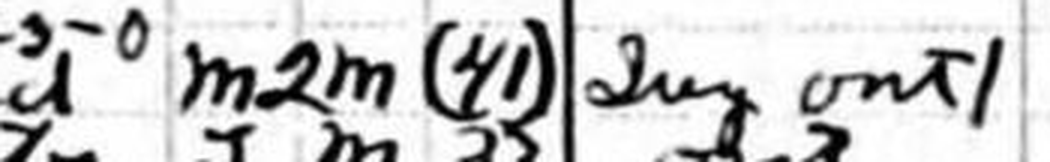
#> input picture data/_test_fixtures/_check_1921_r14_sex_context.png, 1050 x 162 px; its folder holds only this picture in this run
$ python preprocessing_profile_comparison.py ../data/_test_fixtures/_check_1921_r14_sex_context.png
#> lines starting #> are read from the running program, lines starting #| are printed output that depends on the picture
### core/image_preprocessing.py
"""
Image preprocessing for the assessment tool - test-only, applied to a
copy of the source image, never the original file on disk.

Built 2026-07-11 after Florence-2's <OCR_WITH_REGION> test showed the
worst-performing content all session was dense small print (the
registrar stamp read as "REGISTER CEMTAL"/"REGREATIAR CEMPAL" instead
of "Registrar-General") - worth testing whether that's an image-quality
ceiling separate from model capability or prompting, before concluding
anything more from further model/prompt iteration on the same
unmodified source image.

Every function here takes a PIL Image and returns a NEW PIL Image -
none of them mutate the input in place. Steps are independent and
toggleable via a named PREPROCESSING_PROFILES dict rather than one
fixed pipeline, since a blind "clean everything" transform could easily
help one kind of content (small stamped text) while hurting another
(handwriting) on the same image - consistent with this project's
practice of testing changes independently rather than bundling them and
losing the ability to tell what actually helped.
"""

from __future__ import annotations

import numpy as np
from PIL import Image, ImageEnhance, ImageFilter, ImageOps


def enhance_contrast(image: Image.Image, factor: float = 1.5) -> Image.Image:
    """factor > 1.0 increases contrast. Returns a new image."""
    return ImageEnhance.Contrast(image).enhance(factor)


def sharpen(image: Image.Image, factor: float = 2.0) -> Image.Image:
    """factor > 1.0 increases sharpness. Returns a new image."""
    return ImageEnhance.Sharpness(image).enhance(factor)


def denoise(image: Image.Image, radius: float = 1.0) -> Image.Image:
    """
    Mild smoothing to reduce scan noise/grain before other steps -
    kept gentle (small default radius) since aggressive denoising can
    blur exactly the fine handwriting detail we're trying to preserve.
    """
    return image.filter(ImageFilter.MedianFilter(size=3))


def grayscale(image: Image.Image) -> Image.Image:
    """
    Converts to grayscale, then back to RGB (3-channel) so the output
    stays compatible with every loader's RGB expectation - the visual
    content is grayscale, but the tensor shape models expect is
    unchanged. Do not skip the RGB conversion step.
    """
    return ImageOps.grayscale(image).convert("RGB")


def upscale(image: Image.Image, factor: float = 2.0) -> Image.Image:
    """
    Upscales using LANCZOS resampling (best quality for upscaling,
    slower than nearest/bilinear but this is a one-off preprocessing
    step, not a hot loop). Motivated by SmolVLM2's confirmed ~1536px
    effective ceiling and Florence-2's smaller native tile size -
    upscaling a small source image before it reaches the model's own
    internal downsampling may preserve more fine detail than letting
    each model's own (varying, sometimes low) native resolution handle
    it cold.
    """
    new_size = (int(image.width * factor), int(image.height * factor))
    return image.resize(new_size, Image.LANCZOS)


def autocontrast(image: Image.Image, cutoff: float = 1.0) -> Image.Image:
    """
    Stretches the histogram so the darkest/lightest pixels hit true
    black/white, clipping `cutoff` percent from each end to avoid
    outlier pixels (dust specks, scan artifacts) dominating the
    stretch. Different mechanism from enhance_contrast (which scales
    around the existing midpoint) - autocontrast can help faded scans
    where the whole image sits in a narrow gray band.
    """
    return ImageOps.autocontrast(image, cutoff=cutoff)


# Named, independently-testable combinations. "none" is an explicit
# identity profile (not just the absence of a selection) so it shows up
# in the same dropdown/report trail as every other profile - the
# assessment tool's evidence-tracking convention throughout this
# project is to make "nothing was applied" a visible, logged choice,
# not an implicit default that's easy to lose track of.
def invert(image: Image.Image) -> Image.Image:
    """
    Inverts light/dark - added 2026-07-13 per Jon's direct observation
    from real forms: helps with faded text on some census pages. Worth
    noting the mechanism, since it's not simply "more contrast": plain
    inversion swaps which side is dark vs. light but doesn't by itself
    widen the tonal GAP between ink and background - if the real
    problem is low contrast (ink and background close in tone), plain
    inversion alone won't fix that, only relocate it. Where this is
    most likely to genuinely help: scans that are effectively
    photographic negatives (plausible for microfilm-sourced images -
    light ink on a dark/aged background rather than the far more common
    dark-on-light pattern most OCR/VLM training data assumes), or
    combined with contrast adjustment afterward (see invert_contrast
    profile below) rather than relied on alone.
    """
    return ImageOps.invert(image.convert("RGB"))


# [144 lines left out: functions median, unsharp_mask, clahe, adaptive_threshold, not called in this run]


# Fixed internal execution order for apply_pipeline() below - checkboxes
# in ui/row_segmentation_ui.py's Preprocessing section only ever
# enable/disable a step, never reorder it. Deliberate ordering (Jon's
# direction, 2026-07-25): grayscale/invert establish the tonal baseline
# before anything contrast- or edge-based runs; CLAHE (local contrast)
# before noise reduction/sharpening so those don't operate on the
# unequalized original; sharpening before upscale so edge enhancement
# isn't itself upscaled and softened again; upscale before threshold so
# binarization happens at final resolution, not on a source that's
# about to be resized out from under it. Deskew is NOT a step here - it
# already happens upstream, once, via apply_deskew_angle() before this
# pipeline ever runs, since it's a geometric correction the rest of
# this UI already owns, not a display/legibility filter.
PIPELINE_ORDER = [
    "grayscale", "invert", "clahe", "median", "unsharp", "upscale", "adaptive_threshold",
]

_PIPELINE_FUNCTIONS = {
    "grayscale": lambda img, cfg: grayscale(img),
    "invert": lambda img, cfg: invert(img),
    "clahe": lambda img, cfg: clahe(
        img, clip_limit=cfg.get("clip_limit", 2.0), tile_size=cfg.get("tile_size", 8)),
    "median": lambda img, cfg: median(img, size=cfg.get("size", 3)),
    "unsharp": lambda img, cfg: unsharp_mask(
        img, radius=cfg.get("radius", 1.5), amount=cfg.get("amount", 1.2)),
    "upscale": lambda img, cfg: upscale(img, factor=cfg.get("factor", 2.0)),
    "adaptive_threshold": lambda img, cfg: adaptive_threshold(
        img, block_size=cfg.get("block_size", 11), C=cfg.get("C", 2.0)),
}


# [26 lines left out: function apply_pipeline, not called in this run]


PREPROCESSING_PROFILES = {
    "none": [],
    "contrast_boost": [("enhance_contrast", {"factor": 1.5})],
    "autocontrast": [("autocontrast", {"cutoff": 1.0})],
    "sharpen_only": [("sharpen", {"factor": 2.0})],
    "grayscale_sharp": [("grayscale", {}), ("sharpen", {"factor": 2.0})],
    "upscale_2x": [("upscale", {"factor": 2.0})],
    "upscale_contrast_sharpen": [
        ("upscale", {"factor": 2.0}),
        ("autocontrast", {"cutoff": 1.0}),
        ("sharpen", {"factor": 1.5}),
    ],
    "denoise_contrast": [
        ("denoise", {}),
        ("autocontrast", {"cutoff": 1.0}),
    ],
    "invert_only": [("invert", {})],
    "invert_contrast": [("invert", {}), ("autocontrast", {"cutoff": 1.0})],
    "invert_contrast_sharpen": [
        ("invert", {}),
        ("autocontrast", {"cutoff": 1.0}),
        ("sharpen", {"factor": 1.5}),
    ],
}

_STEP_FUNCTIONS = {
    "enhance_contrast": enhance_contrast,
    "sharpen": sharpen,
    "denoise": denoise,
    "grayscale": grayscale,
    "upscale": upscale,
    "autocontrast": autocontrast,
    "invert": invert,
}


def apply_profile(image: Image.Image, profile_name: str) -> Image.Image:
    """
    Applies a named profile's steps in sequence, each step's output
    feeding the next. Returns a NEW image - the input is never mutated,
    and callers should treat the input as still-original afterward.
    Unknown profile name raises rather than silently falling back to
    "none", since a typo'd profile name should be visible, not silently
    a no-op.
    """
    if profile_name not in PREPROCESSING_PROFILES:
        raise ValueError(
            f"Unknown preprocessing profile {profile_name!r}. "
            f"Available: {list(PREPROCESSING_PROFILES.keys())}"
        )
    result = image.copy()  # defensive - ensure we never touch the caller's image
    if result.mode != "RGB":
        # Source PNGs are frequently RGBA (alpha channel) or palette
        # mode - some steps (confirmed: ImageOps.autocontrast on this
        # Pillow version) don't support RGBA and raise "not supported
        # for mode RGBA". Every loader already converts to RGB
        # defensively right before generation, but that happens AFTER
        # preprocessing in the current pipeline - converting here too
        # means preprocessing never depends on what mode the source
        # file happened to be saved in.
        result = result.convert("RGB")
    for step_name, kwargs in PREPROCESSING_PROFILES[profile_name]:
        result = _STEP_FUNCTIONS[step_name](result, **kwargs)
    return result

### training/preprocessing_profile_comparison.py
"""
Visual side-by-side comparison of every named preprocessing profile in
core/image_preprocessing.py's PREPROCESSING_PROFILES, against one or
more real images - built to help pick a better default than the
currently-hardcoded DEFAULT_PREPROCESSING_PROFILE ("autocontrast")
before scaling preprocessing across new census years.

Read-only against the source image. Writes:
  - one full-resolution output per profile (so detail can be zoomed into)
  - one labeled contact-sheet grid per source image, downscaled for
    quick side-by-side comparison

Output layout: data/outputs/preprocessing_profile_comparison/<stem>/
  full/<profile_name>.png   (full resolution)
  grid.png                  (all profiles, labeled, one glance)

Usage:
    python -m training.preprocessing_profile_comparison "data/outputs/lac_pull_1901_batch1/raw_jpgs/z000077117.jpg"
    python -m training.preprocessing_profile_comparison path1.jpg path2.jpg ...
"""
from __future__ import annotations

import sys
from pathlib import Path

from PIL import Image, ImageDraw, ImageFont

from core.image_preprocessing import PREPROCESSING_PROFILES, apply_profile

PROJECT_ROOT = Path(__file__).resolve().parent.parent
OUT_DIR = PROJECT_ROOT / "data" / "outputs" / "preprocessing_profile_comparison"

GRID_PANEL_WIDTH = 420  # per-profile thumbnail width in the contact sheet
LABEL_HEIGHT = 32


def _label_font():
    try:
        return ImageFont.truetype("arial.ttf", 20)
    except Exception:
        return ImageFont.load_default()


def compare_one(image_path: Path) -> Path:
    stem = image_path.stem
    out_dir = OUT_DIR / stem
    full_dir = out_dir / "full"
    full_dir.mkdir(parents=True, exist_ok=True)

    with Image.open(image_path) as original:
#> original is the input picture: PIL image 1050x162 RGB; min 0, max 255, mean 202
        source = original.convert("RGB")

    font = _label_font()
    profile_names = list(PREPROCESSING_PROFILES.keys())
    panels = []

    for name in profile_names:
        processed = apply_profile(source, name)
        processed.save(full_dir / f"{name}.png")

        scale = GRID_PANEL_WIDTH / processed.width
        thumb = processed.resize((GRID_PANEL_WIDTH, int(processed.height * scale)))
        panel = Image.new("RGB", (GRID_PANEL_WIDTH, thumb.height + LABEL_HEIGHT), "white")
        draw = ImageDraw.Draw(panel)
        draw.rectangle([0, 0, GRID_PANEL_WIDTH, LABEL_HEIGHT], fill="#264653")
        draw.text((8, 6), name, fill="white", font=font)
        panel.paste(thumb, (0, LABEL_HEIGHT))
        panels.append(panel)
#> this loop made 11 passes
#> pass 1, in compare_one, `thumb = processed.resize((GRID_PANEL_WIDTH, int(processed.height * sca..`:
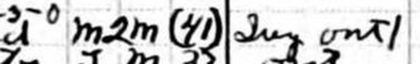
#> thumb: PIL image 420x64 RGB; min 0, max 255, mean 202
#> pass 2, in compare_one, `processed = apply_profile(source, name)`:
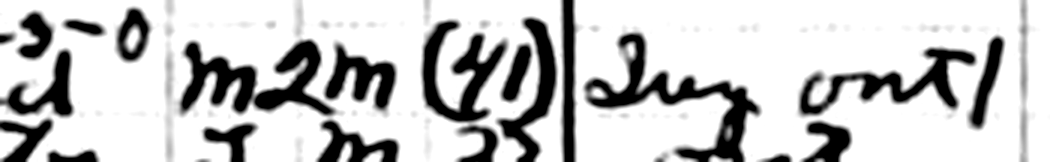
#> processed: PIL image 1050x162 RGB; min 0, max 255, mean 198.6
#> pass 2, in compare_one, `thumb = processed.resize((GRID_PANEL_WIDTH, int(processed.height * sca..`:
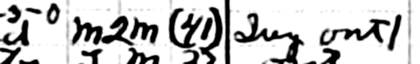
#> thumb: PIL image 420x64 RGB; min 0, max 255, mean 198.7
#> after the loop:
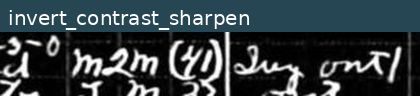
#> panel: PIL image 420x96 RGB; mean R, G, B 53.4, 63.2, 67.2
#> after the loop:
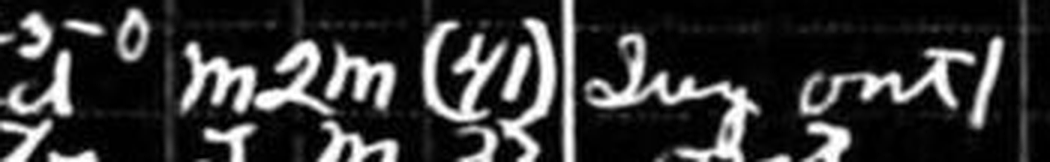
#> processed: PIL image 1050x162 RGB; min 0, max 255, mean 52.8
#> after the loop:
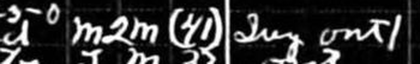
#> thumb: PIL image 420x64 RGB; min 0, max 255, mean 52.8
#> after the loop, panels = 11 items

    n_cols = 4
    n_rows = -(-len(panels) // n_cols)  # ceil
#> n_rows = 3
    panel_h = max(p.height for p in panels)
#> panel_h = 96
    grid = Image.new("RGB", (GRID_PANEL_WIDTH * n_cols, panel_h * n_rows), "black")
#> grid: PIL image 1680x288 RGB; every value is 0
    for i, panel in enumerate(panels):
        row, col = divmod(i, n_cols)
        grid.paste(panel, (col * GRID_PANEL_WIDTH, row * panel_h))
#> this loop made 11 passes
#> (row, col) on passes 1 to 11: (0, 0), (0, 1), (0, 2), (0, 3), (1, 0), (1, 1), (1, 2), (1, 3), (2, 0), (2, 1), (2, 2)
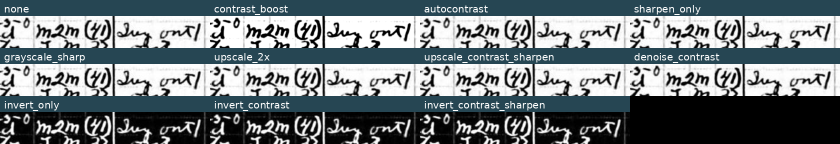
#> grid: PIL image 1680x288 RGB (shown at 1/2 size); mean R, G, B 113.1, 122.4, 126.2

    grid_path = out_dir / "grid.png"
    grid.save(grid_path)
    return grid_path


def main() -> None:
    if len(sys.argv) < 2:
        print(__doc__)
        sys.exit(1)

    for arg in sys.argv[1:]:
        image_path = Path(arg)
        if not image_path.exists():
            print(f"SKIP (not found): {image_path}")
            continue
        grid_path = compare_one(image_path)
        print(f"{image_path.name}: grid -> {grid_path}")


if __name__ == "__main__":
    main()

$ run again, on data/outputs/lora_dataset/images/053d5184adf34dab93b5745b4d9bc3fd.png
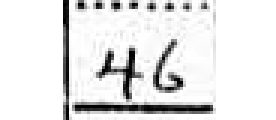
#> input picture data/outputs/lora_dataset/images/053d5184adf34dab93b5745b4d9bc3fd.png, 92 x 40 px (shown 3 times larger)
#> in compare_one, original is the input picture: PIL image 92x40 RGB; min 0, max 255, mean 229.2
#> after the loop in compare_one, `for name in profile_names:`:
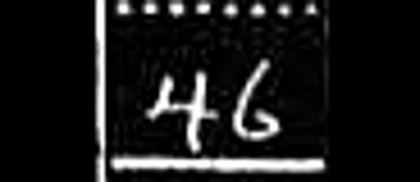
#> thumb: PIL image 420x182 RGB; min 0, max 255, mean 26.4
#> after the loop in compare_one, `for name in profile_names:`: panels = 11 items
#> n_rows = 3
#> panel_h = 214
#> the loop in compare_one, `for i, panel in enumerate(panels):` made 11 passes
#> (row, col) on passes 1 to 8: (0, 0), (0, 1), (0, 2), (0, 3), (1, 0), (1, 1), (1, 2), (1, 3)
#> after the loop in compare_one, `for i, panel in enumerate(panels):`:
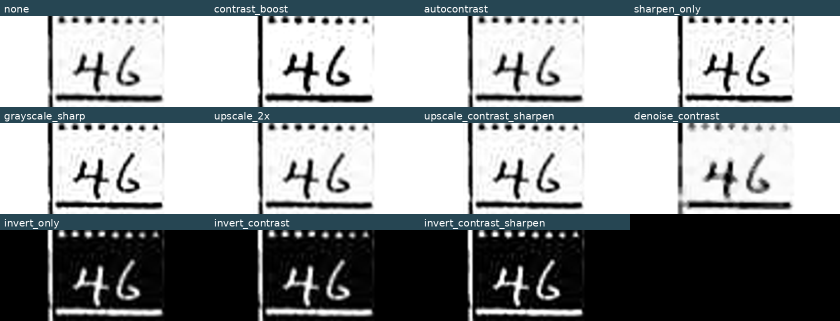
#> grid: PIL image 1680x642 RGB (shown at 1/2 size); mean R, G, B 141.8, 145.9, 147.6

$ run again, on data/outputs/lora_dataset/images/0b0ab1982a604de5a88f8b6e609990b7.png
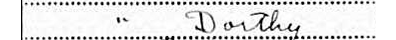
#> input picture data/outputs/lora_dataset/images/0b0ab1982a604de5a88f8b6e609990b7.png, 396 x 40 px
#> in compare_one, original is the input picture: PIL image 396x40 RGB; min 0, max 255, mean 228.6
#> after the loop in compare_one, `for name in profile_names:`:
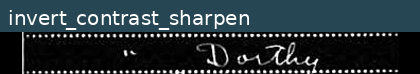
#> panel: PIL image 420x74 RGB; mean R, G, B 38.7, 51.5, 56.7
#> after the loop in compare_one, `for name in profile_names:`: panels = 11 items
#> n_rows = 3
#> panel_h = 74
#> the loop in compare_one, `for i, panel in enumerate(panels):` made 11 passes
#> (row, col) on passes 1 to 8: (0, 0), (0, 1), (0, 2), (0, 3), (1, 0), (1, 1), (1, 2), (1, 3)
#> after the loop in compare_one, `for i, panel in enumerate(panels):`:
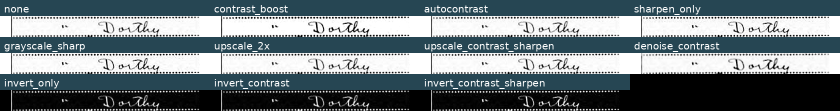
#> grid: PIL image 1680x222 RGB (shown at 1/2 size); mean R, G, B 109.3, 121.3, 126.2

$ run again, on data/outputs/row_segmentation/1921_022-E002880409_row_004.png
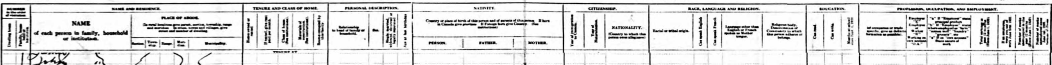
#> input picture data/outputs/row_segmentation/1921_022-E002880409_row_004.png, 3155 x 194 px (shown at 1/3 size)
#> in compare_one, original is the input picture: PIL image 3155x194 RGB; min 0, max 255, mean 219
#> after the loop in compare_one, `for name in profile_names:`: panels = 11 items
#> n_rows = 3
#> panel_h = 57
#> the loop in compare_one, `for i, panel in enumerate(panels):` made 11 passes
#> (row, col) on passes 1 to 8: (0, 0), (0, 1), (0, 2), (0, 3), (1, 0), (1, 1), (1, 2), (1, 3)
#> after the loop in compare_one, `for i, panel in enumerate(panels):`:
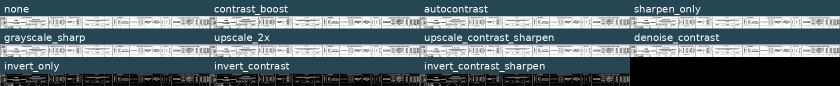
#> grid: PIL image 1680x171 RGB (shown at 1/2 size); mean R, G, B 92.7, 108.4, 114.7
